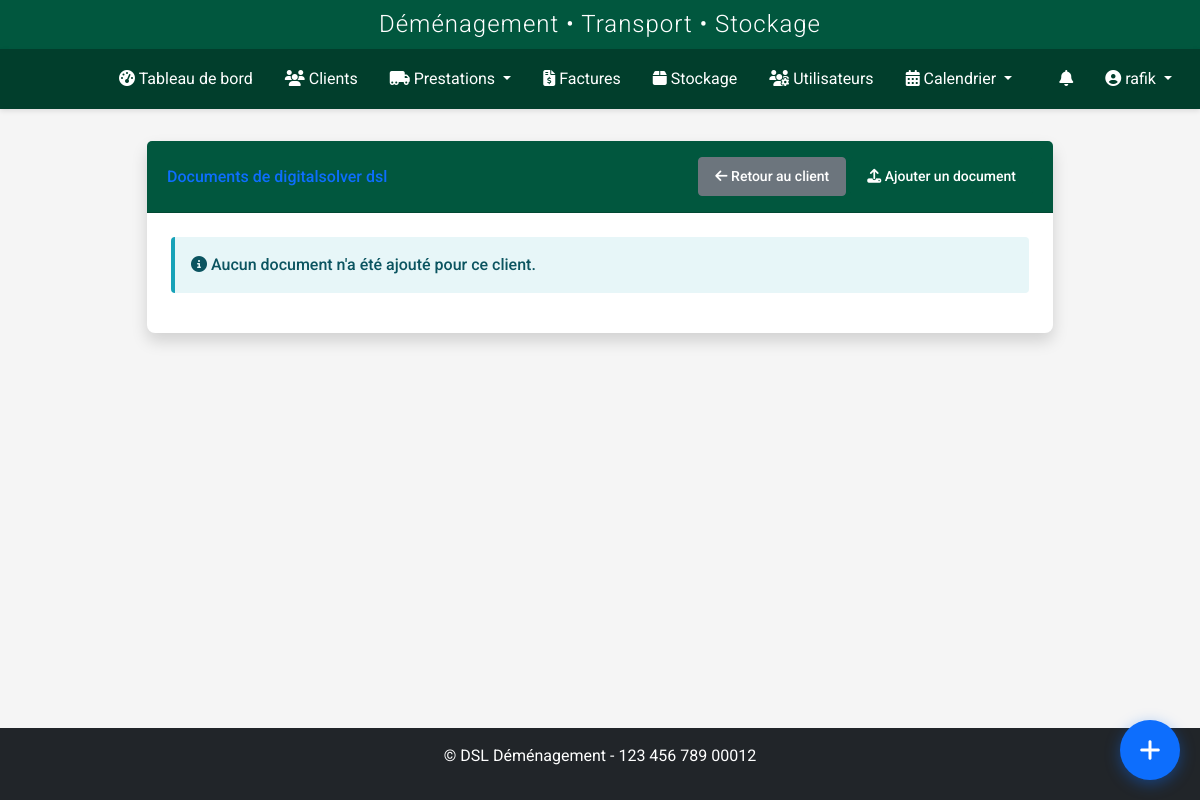
/documents/client/19 (signed in), run on the app's committed database.
### models.py (models this page shows, shortened)
class User(UserMixin, db.Model):
    id = db.Column(db.Integer, primary_key=True)
    nom = db.Column(db.String(64), nullable=False)
    prenom = db.Column(db.String(64), nullable=False)
    username = db.Column(db.String(64), unique=True, nullable=False)
    email = db.Column(db.String(120), unique=True, nullable=True)
    password_hash = db.Column(db.String(256), nullable=False)
    role = db.Column(db.String(20), nullable=False, default='transporteur')
    statut = db.Column(db.String(20), nullable=False, default='actif')
    vehicule = db.Column(db.String(100), nullable=True)
    type_vehicule_id = db.Column(db.Integer, db.ForeignKey('type_vehicule.id'), nullable=True)
    permis_conduire = db.Column(db.String(50), nullable=True)
    notes = db.Column(db.Text, nullable=True)
    derniere_connexion = db.Column(db.DateTime, nullable=True)
    date_creation = db.Column(db.DateTime, nullable=False, default=datetime.utcnow)
    prestations = db.relationship('Prestation', secondary=prestation_transporteurs, back_populates='transporteurs')
    type_vehicule = db.relationship('TypeVehicule', backref='transporteurs')
    def is_admin(self):
        return self.role in ['admin', 'superadmin']
    def is_transporteur(self):
        return self.role == 'transporteur' or self.is_admin()

class Client(db.Model):
    id = db.Column(db.Integer, primary_key=True)
    nom = db.Column(db.String(64), nullable=False)
    prenom = db.Column(db.String(64), nullable=False)
    adresse = db.Column(db.Text, nullable=True)
    code_postal = db.Column(db.String(10), nullable=True)
    ville = db.Column(db.String(64), nullable=True)
    pays = db.Column(db.String(64), default='France')
    telephone = db.Column(db.String(20), nullable=True)
    email = db.Column(db.String(120), nullable=True)
    type_client = db.Column(db.String(50), nullable=True)
    tags = db.Column(db.Text, nullable=True)
    observations = db.Column(db.Text, nullable=True)
    statut = db.Column(db.String(20), default='actif')
    archive = db.Column(db.Boolean, default=False)
    date_creation = db.Column(db.DateTime, nullable=False, default=datetime.utcnow)
    commercial_id = db.Column(db.Integer, db.ForeignKey('user.id'), nullable=True)
    commercial = db.relationship('User', backref=db.backref('clients', lazy=True), foreign_keys=[commercial_id])
    prestations_principales = db.relationship('Prestation', backref=db.backref('client_principal', lazy=True), lazy=True, foreign_keys="Prestation.client_id")
    prestations_supplementaires = db.relationship('Prestation', secondary=prestation_clients, back_populates='clients_supplementaires')
    factures = db.relationship('Facture', backref='client', lazy=True)

### routes/document.py (the view)
@documents_bp.route('/client/<int:client_id>')
@login_required
def client_documents(client_id):
    client = Client.query.get_or_404(client_id)
    documents = Document.query.filter_by(client_id=client_id).order_by(Document.date_upload.desc()).all()
    form = DocumentForm()
    return render_template('documents/client_documents.html', client=client, documents=documents, form=form)

### templates/documents/client_documents.html (shortened to what this page needs)
{% extends "base.html" %}
{% block content %}
<div class="container-fluid">
    <div class="row">
        <div class="col-12 col-md-10 offset-md-1">
            <div class="card shadow mb-4">
                <div class="card-header py-3 d-flex flex-row align-items-center justify-content-between">
                    <h6 class="m-0 font-weight-bold text-primary">Documents de {{ client.nom }} {{ client.prenom }}</h6>
                    <div>
                        <a href="{{ url_for('client.details', id=client.id) }}" class="btn btn-secondary btn-sm">
                            <i class="fas fa-arrow-left"></i> Retour au client
                        </a>
                        <button type="button" class="btn btn-primary btn-sm" data-bs-toggle="modal" data-bs-target="#uploadDocumentModal">
                            <i class="fas fa-upload"></i> Ajouter un document
                        </button>
                    </div>
                </div>
                <div class="card-body">
                    {% if documents %}
                    <div class="table-responsive">
                        <table class="table table-bordered dataTable" id="documentsTable" width="100%" cellspacing="0">
                            <thead>
                                <tr>
                                    <th>Nom</th>
                                    <th>Type</th>
                                    <th>Format</th>
                                    <th>Taille</th>
                                    <th>Tags</th>
                                    <th>Date d'upload</th>
                                    <th>Actions</th>
                                </tr>
                            </thead>
                            <tbody>
                                {% for document in documents %}
                                <tr>
                                    <td>
                                        <a href="{{ url_for('documents.view_document', document_id=document.id) }}" class="text-primary">
                                            <i class="fas fa-file-{{ 'pdf' if document.format == 'pdf' else 'alt' }}"></i>
                                            {{ document.nom }}
                                        </a>
                                        {% if document.notes %}
                                        <span class="ml-2" data-toggle="tooltip" title="{{ document.notes }}">
                                            <i class="fas fa-sticky-note text-warning"></i>
                                        </span>
                                        {% endif %}
                                    </td>
                                    <td>{{ document.type|capitalize if document.type else '-' }}</td>
                                    <td>
                                        {% if document.format %}
                                        <span class="badge badge-info">{{ document.format }}</span>
                                        {% else %}
                                        -
                                        {% endif %}
                                    </td>
                                    <td>
                                        {% if document.taille %}
                                        {{ (document.taille / 1024)|round|int if document.taille < 1024*1024 else ((document.taille / 1024 / 1024)|round(2)) }}
                                        {{ 'Ko' if document.taille < 1024*1024 else 'Mo' }}
                                        {% else %}
                                        -
                                        {% endif %}
                                    </td>
                                    <td>
                                        {% if document.tags %}
                                        {% for tag in document.tags.split(',') %}
                                        <span class="badge badge-secondary">{{ tag.strip() }}</span>
                                        {% endfor %}
                                        {% else %}
                                        -
                                        {% endif %}
                                    </td>
                                    <td>{{ document.date_upload.strftime('%d/%m/%Y %H:%M') }}</td>
                                    <td>
                                        <div class="btn-group btn-group-sm">
                                            <a href="{{ url_for('documents.download_document', document_id=document.id) }}" class="btn btn-info" title="Télécharger">
                                                <i class="fas fa-download"></i>
                                            </a>
                                            <a href="{{ url_for('documents.edit_document', document_id=document.id) }}" class="btn btn-primary" title="Modifier">
                                                <i class="fas fa-edit"></i>
                                            </a>
                                            <form method="POST"
                                                  action="{{ url_for('documents.delete_document', document_id=document.id) }}"
                                                  style="display: inline;"
                                                  onsubmit="return confirm('Êtes-vous sûr de vouloir supprimer ce document ?');">
                                                <input type="hidden" name="csrf_token" value="{{ csrf_token() }}">
                                                <button type="submit" class="btn btn-danger" title="Supprimer">
                                                    <i class="fas fa-trash"></i>
                                                </button>
                                            </form>
                                        </div>
                                    </td>
                                </tr>
                                {% endfor %}
                            </tbody>
                        </table>
                    </div>
                    {% else %}
                    <div class="alert alert-info">
                        <i class="fas fa-info-circle"></i> Aucun document n'a été ajouté pour ce client.
                    </div>
                    {% endif %}
                </div>
            </div>
        </div>
    </div>
</div>
{% endblock %}

### templates/base.html (shortened to what this page needs)
<!DOCTYPE html>
<html lang="fr">
<head>
    <link href="https://cdn.jsdelivr.net/npm/bootstrap@5.2.3/dist/css/bootstrap.min.css" rel="stylesheet">
    <link rel="stylesheet" href="https://cdnjs.cloudflare.com/ajax/libs/font-awesome/6.2.1/css/all.min.css">
    <link rel="stylesheet" href="https://cdnjs.cloudflare.com/ajax/libs/toastr.js/latest/toastr.min.css">
    <link href="https://cdn.jsdelivr.net/npm/fullcalendar@5.11.3/main.min.css" rel="stylesheet">
    <link href="https://cdn.jsdelivr.net/npm/summernote@0.8.18/dist/summernote-lite.min.css" rel="stylesheet">
    <link rel="stylesheet" href="{{ url_for('static', filename='css/style.css') }}">
    <link rel="stylesheet" href="{{ url_for('static', filename='css/notification-flash.css') }}">
    <link rel="stylesheet" href="{{ url_for('static', filename='css/notifications.css') }}">
    <link rel="stylesheet" href="{{ url_for('static', filename='css/prestations.css') }}">
    <link rel="stylesheet" href="{{ url_for('static', filename='css/custom-calendar.css') }}">
    <link rel="stylesheet" href="{{ url_for('static', filename='css/navbar-logos.css') }}">
    <link rel="stylesheet" href="{{ url_for('static', filename='css/whatsapp-buttons.css') }}">
    <link rel="stylesheet" href="{{ url_for('static', filename='css/quick-access-bubble.css') }}">
</head>
<body {% if current_user.is_authenticated %}data-user-role="{{ current_user.role }}" data-user-id="{{ current_user.id }}"{% endif %}>
    {% if current_user.is_authenticated %}
        <header>
            <div class="app-header">
                <h2>Déménagement • Transport • Stockage</h2>
            </div>
            <nav class="navbar navbar-dark navbar-expand-lg">
                <div class="container-fluid">
                    <a class="navbar-brand" href="{{ url_for('dashboard.index') }}">
                        <div class="logo-slideshow">
                        </div>
                    </a>
                    <div class="collapse navbar-collapse" id="navbarMain">
                        <ul class="navbar-nav me-auto mb-2 mb-lg-0">
                            <li class="nav-item">
                                <a class="nav-link {% if request.endpoint == 'dashboard.index' %}active{% endif %}" href="{{ url_for('dashboard.index') }}">
                                    <i class="fas fa-tachometer-alt"></i> Tableau de bord
                                </a>
                            </li>
                            <li class="nav-item">
                                <a class="nav-link {% if request.endpoint.startswith('client.') %}active{% endif %}" href="{{ url_for('client.index') }}">
                                    <i class="fas fa-users"></i> Clients
                                </a>
                            </li>
                            <li class="nav-item dropdown">
                                <a class="nav-link dropdown-toggle {% if request.endpoint.startswith('prestation.') %}active{% endif %}" href="#" id="prestationsDropdown" role="button" data-bs-toggle="dropdown" aria-expanded="false">
                                    <i class="fas fa-truck-moving"></i> Prestations
                                </a>
                            </li>
                            <li class="nav-item">
                                <a class="nav-link {% if request.endpoint.startswith('facture.') %}active{% endif %}" href="{{ url_for('facture.index') }}">
                                    <i class="fas fa-file-invoice-dollar"></i> Factures
                                </a>
                            </li>
                            <li class="nav-item">
                                <a class="nav-link {% if request.endpoint.startswith('stockage.') %}active{% endif %}" href="{{ url_for('stockage.index') }}">
                                    <i class="fas fa-box"></i> Stockage
                                </a>
                            </li>
                            {% if current_user.is_admin %}
                            <li class="nav-item">
                                <a class="nav-link {% if request.endpoint.startswith('user.') %}active{% endif %}" href="{{ url_for('user.index') }}">
                                    <i class="fas fa-users-cog"></i> Utilisateurs
                                </a>
                            </li>
                            {% endif %}
                            <li class="nav-item dropdown">
                                <a class="nav-link dropdown-toggle {% if request.endpoint.startswith('calendrier.') %}active{% endif %}" href="#" id="calendrierDropdown" role="button" data-bs-toggle="dropdown" aria-expanded="false">
                                    <i class="fas fa-calendar-alt"></i> Calendrier
                                </a>
                            </li>
                        </ul>
                        <ul class="navbar-nav">
                            {% if current_user.is_authenticated and (current_user.is_transporteur() or current_user.is_admin() or current_user.role in ['commercial', 'superadmin']) %}
                            <li class="nav-item">
                                <a href="{{ url_for('transporteur_prestations.notifications') }}" class="nav-link position-relative">
                                    <i class="fas fa-bell"></i>
                                </a>
                            </li>
                            {% endif %}
                            <li class="nav-item dropdown">
                                <a class="nav-link dropdown-toggle" href="#" id="userDropdown" role="button" data-bs-toggle="dropdown">
                                    <i class="fas fa-user-circle"></i> {{ current_user.username }}
                                </a>
                            </li>
                        </ul>
                    </div>
                </div>
            </nav>
        </header>
        <main class="main-content">
            <div class="container">
                {% block content %}{% endblock %}
            </div>
        </main>
        <footer class="mt-5 py-3 bg-dark text-white">
            <div class="container text-center">
                <p>&copy; {{ config.COMPANY_FULL_NAME }} - {{ config.COMPANY_SIRET }}</p>
            </div>
        </footer>
    {% else %}
        <main class="main-content">
            <div class="container">
                {% block auth_content %}{% endblock %}
            </div>
        </main>
    {% endif %}
</body>
</html>

### data on the page
User: username "rafik"
Client: nom "digitalsolver", prenom "dsl"

### other printed values
{{ config.COMPANY_FULL_NAME }} "DSL Déménagement"
{{ config.COMPANY_SIRET }} "123 456 789 00012"
